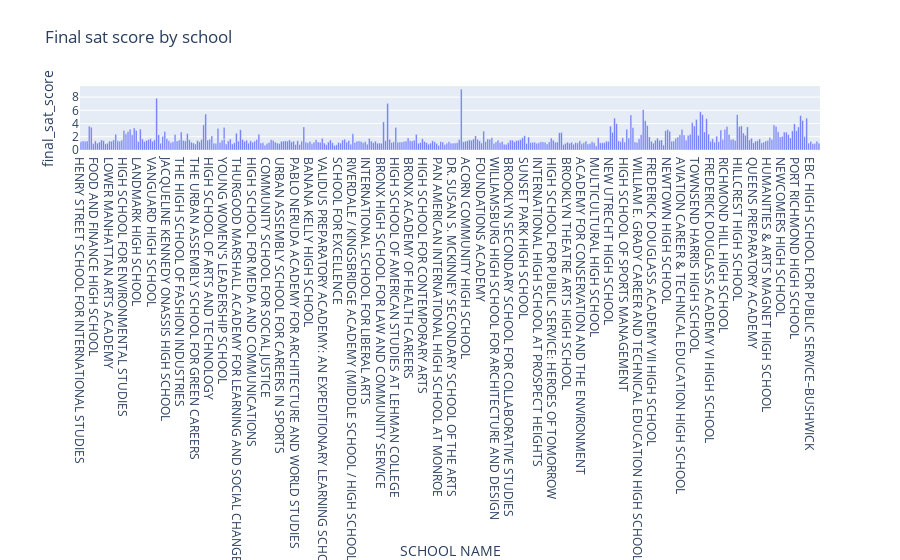

The code cell stored with this chart in its notebook:
### Markdown cell above
As we can see following our sclae, only **8** schools have a final sat score bigger than 5. The school with the best final sat score is **BROOKLYN TECHNICAL HIGH SCHOOL**. The next chart shows all the **final sat score** results for each school.

### Code cell
fig = px.bar(combined, x='SCHOOL NAME', y='final_sat_score', title='Final sat score by school')
fig.show()

### Figure 1 — Plotly figure (JSON) as saved in the notebook; plotly's stock layout.template omitted (floating-point values rounded to 4 significant figures; data arrays with more than 128 entries replaced by an {"elided": "..."} marker saying what was removed)
{"data": [{"alignmentgroup": "True", "hovertemplate": "SCHOOL NAME=%{x}<br>final_sat_score=%{y}<extra></extra>", "legendgroup": "", "marker": {"color": "#636efa"}, "name": "", "offsetgroup": "", "orientation": "v", "showlegend": false, "textposition": "auto", "type": "bar", "x": {"elided": "363 str values"}, "xaxis": "x", "y": {"elided": "363 float values"}, "yaxis": "y"}], "layout": {"barmode": "relative", "legend": {"tracegroupgap": 0}, "title": {"text": "Final sat score by school"}, "xaxis": {"anchor": "y", "domain": [0, 1], "title": {"text": "SCHOOL NAME"}}, "yaxis": {"anchor": "x", "domain": [0, 1], "title": {"text": "final_sat_score"}}}}
